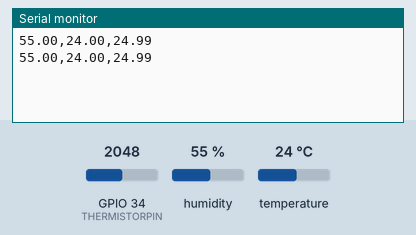
Recording of a sketch running on a simulated ESP32. Shown: the last lines printed to the serial monitor. The inputs (shaded band) are chosen by the test bench; at power-on: humidity 55 %, GPIO 34 (THERMISTORPIN) = 2048, temperature 24 °C.

Above: at 4.8 s.
4.9 s: humidity set to 22 %
At 6.5 s:
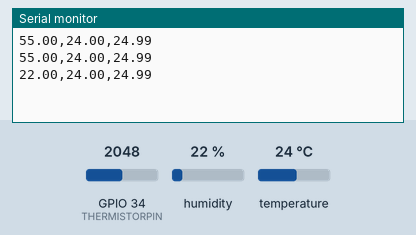
7.9 s: GPIO 34 (THERMISTORPIN) set to 2866
At 9.4 s:
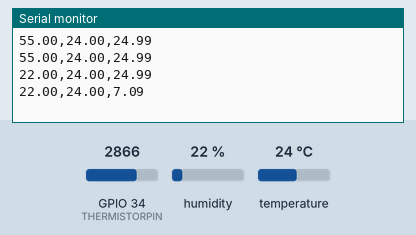
10.9 s: temperature set to 12 °C
At 12.9 s:
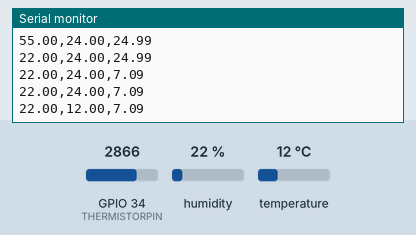
13.9 s: GPIO 34 (THERMISTORPIN) set to 3603
At 14.6 s:
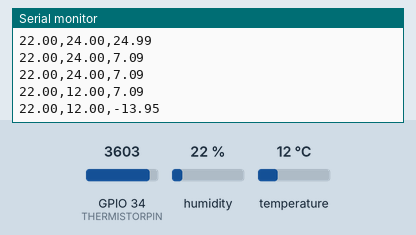
16.9 s: humidity set to 40 %
At 19.3 s:
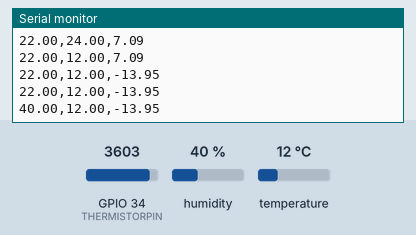
Timing chart, 0 to 20.8 s (numbered marks = the images above; inputs shaded):
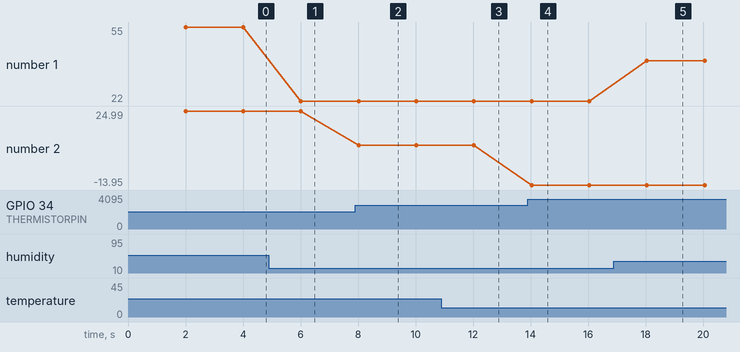

The sketch:

6.2.ino
```cpp
#include "DHT.h"
#include "math.h" //include this header

#define DHTPIN 23
#define DHTTYPE DHT22

#define THERMISTORPIN 34 //define this pin

DHT dht(DHTPIN,DHTTYPE);

//Circuit Constants
const float SeriesResistor=10000; //10k resistor
const float NominalResistance=10000; //resistance at 25 deg C
const float NominalTemperature=25.0;
const float BCoefficient=3950.0; //should be from spec sheet
const float ADCMax=4095.0; //from esp32 ADC resolution

void setup() {
  // put your setup code here, to run once:

 Serial.begin(115200);
 //Serial.println("initializing");
 dht.begin();

 //analogSetCycles(8); //ESP32 ADC reading cycles

}

void loop() {
  // put your main code here, to run repeatedly:

 delay(2000);

 float humidity=dht.readHumidity();
 float temperature=dht.readTemperature();

 float AdcVal = analogRead(THERMISTORPIN);

 if(AdcVal >=ADCMax) AdcVal = ADCMax - 1;
 if(AdcVal <=0) AdcVal=1;
 //to avoid issues with  /0 - NAN

 //Thermistor Resistance value calculation

 float resistance = SeriesResistor / ((ADCMax/AdcVal)-1.0);

 //Steinhart-Hart Equation - resistance to Kelvin - degree

 float steinhart;
 steinhart=resistance / NominalResistance;
 steinhart=log(steinhart);
 steinhart /= BCoefficient;
 steinhart += 1.0/(NominalTemperature+273.15);
 steinhart = 1.0/steinhart;

 float tempC=steinhart - 273.15;

 if(!isnan(humidity) && !isnan(temperature))
 {
  //Serial.println("not reading data from DHT 22");
  Serial.print(humidity,2);
  Serial.print(",");
  Serial.print(temperature,2);
  Serial.print(",");
  Serial.println(tempC,2);
 }

//  Serial.println("Humidity in %:");
//  Serial.println(humidity);
//  Serial.print("Temperature in deg C:");
//  Serial.println(temperature);


//  Serial.print("Thermistor Temp in deg C:");
//  Serial.println(tempC);

// delay(1000)


}
```

Measured:
- after the input at 4.9 s, the serial monitor: prints a new line after 1.1 s (image 1)
- after the input at 7.9 s, the serial monitor: prints a new line after 0.12 s (image 2)
- after the input at 10.9 s, the serial monitor: prints a new line after 1.1 s (image 3)
- after the input at 13.9 s, the serial monitor: prints a new line after 0.14 s (image 4)
- after the input at 16.9 s, the serial monitor: prints a new line after 1.1 s (image 5)
- plotted number 1: 55 → 22 after the input at 4.9 s, 22 → 40 after the input at 16.9 s
- plotted number 2: 24.99 → 7.09 after the input at 7.9 s, 7.09 → -13.95 after the input at 13.9 s
